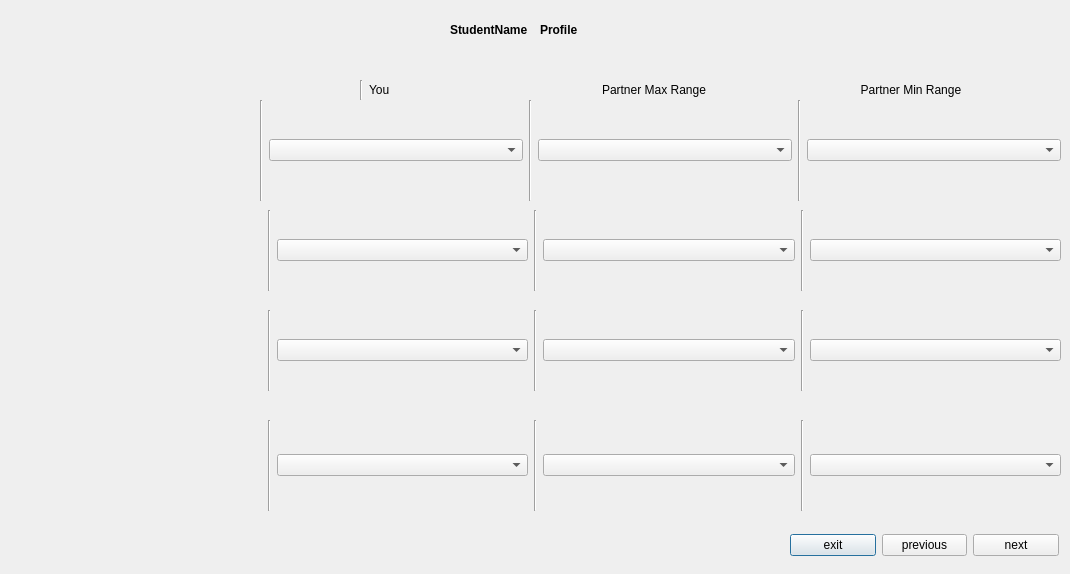
<?xml version="1.0" encoding="UTF-8"?>
<ui version="4.0">
 <class>ManageProfileWindow</class>
 <widget class="QDialog" name="ManageProfileWindow">
  <property name="geometry">
   <rect>
    <x>0</x>
    <y>0</y>
    <width>1070</width>
    <height>574</height>
   </rect>
  </property>
  <property name="windowTitle">
   <string>Profile</string>
  </property>
  <widget class="QWidget" name="layoutWidget">
   <property name="geometry">
    <rect>
     <x>10</x>
     <y>210</y>
     <width>1051</width>
     <height>81</height>
    </rect>
   </property>
   <layout class="QHBoxLayout" name="horizontalLayout_4">
    <item>
     <widget class="QLabel" name="questionTwoLbl">
      <property name="font">
       <font>
        <weight>75</weight>
        <bold>true</bold>
       </font>
      </property>
      <property name="text">
       <string/>
      </property>
     </widget>
    </item>
    <item>
     <widget class="Line" name="line_12">
      <property name="orientation">
       <enum>Qt::Vertical</enum>
      </property>
     </widget>
    </item>
    <item>
     <widget class="QComboBox" name="questionTwoCB"/>
    </item>
    <item>
     <widget class="Line" name="line_2">
      <property name="orientation">
       <enum>Qt::Vertical</enum>
      </property>
     </widget>
    </item>
    <item>
     <widget class="QComboBox" name="questionTwoMaxCB"/>
    </item>
    <item>
     <widget class="Line" name="line_7">
      <property name="orientation">
       <enum>Qt::Vertical</enum>
      </property>
     </widget>
    </item>
    <item>
     <widget class="QComboBox" name="questionTwoMinCB"/>
    </item>
   </layout>
  </widget>
  <widget class="QWidget" name="layoutWidget_2">
   <property name="geometry">
    <rect>
     <x>10</x>
     <y>310</y>
     <width>1051</width>
     <height>81</height>
    </rect>
   </property>
   <layout class="QHBoxLayout" name="horizontalLayout_5">
    <item>
     <widget class="QLabel" name="questionThreeLbl">
      <property name="font">
       <font>
        <weight>75</weight>
        <bold>true</bold>
       </font>
      </property>
      <property name="text">
       <string/>
      </property>
     </widget>
    </item>
    <item>
     <widget class="Line" name="line_11">
      <property name="orientation">
       <enum>Qt::Vertical</enum>
      </property>
     </widget>
    </item>
    <item>
     <widget class="QComboBox" name="questionThreeCB"/>
    </item>
    <item>
     <widget class="Line" name="line_3">
      <property name="orientation">
       <enum>Qt::Vertical</enum>
      </property>
     </widget>
    </item>
    <item>
     <widget class="QComboBox" name="questionThreeMaxCB"/>
    </item>
    <item>
     <widget class="Line" name="line_6">
      <property name="orientation">
       <enum>Qt::Vertical</enum>
      </property>
     </widget>
    </item>
    <item>
     <widget class="QComboBox" name="questionThreeMinCB"/>
    </item>
   </layout>
  </widget>
  <widget class="QWidget" name="layoutWidget_3">
   <property name="geometry">
    <rect>
     <x>10</x>
     <y>420</y>
     <width>1051</width>
     <height>91</height>
    </rect>
   </property>
   <layout class="QHBoxLayout" name="horizontalLayout_6">
    <item>
     <widget class="QLabel" name="questionFourLbl">
      <property name="font">
       <font>
        <weight>75</weight>
        <bold>true</bold>
       </font>
      </property>
      <property name="text">
       <string/>
      </property>
     </widget>
    </item>
    <item>
     <widget class="Line" name="line_13">
      <property name="orientation">
       <enum>Qt::Vertical</enum>
      </property>
     </widget>
    </item>
    <item>
     <widget class="QComboBox" name="questionFourCB"/>
    </item>
    <item>
     <widget class="Line" name="line_4">
      <property name="orientation">
       <enum>Qt::Vertical</enum>
      </property>
     </widget>
    </item>
    <item>
     <widget class="QComboBox" name="questionFourMaxCB"/>
    </item>
    <item>
     <widget class="Line" name="line_5">
      <property name="orientation">
       <enum>Qt::Vertical</enum>
      </property>
     </widget>
    </item>
    <item>
     <widget class="QComboBox" name="questionFourMinCB"/>
    </item>
   </layout>
  </widget>
  <widget class="QWidget" name="layoutWidget">
   <property name="geometry">
    <rect>
     <x>790</x>
     <y>530</y>
     <width>269</width>
     <height>30</height>
    </rect>
   </property>
   <layout class="QHBoxLayout" name="horizontalLayout">
    <item>
     <widget class="QPushButton" name="exitBtn">
      <property name="text">
       <string>exit</string>
      </property>
     </widget>
    </item>
    <item>
     <widget class="QPushButton" name="prevBtn">
      <property name="text">
       <string>previous</string>
      </property>
     </widget>
    </item>
    <item>
     <widget class="QPushButton" name="nextBtn">
      <property name="text">
       <string>next</string>
      </property>
     </widget>
    </item>
   </layout>
  </widget>
  <widget class="QWidget" name="layoutWidget">
   <property name="geometry">
    <rect>
     <x>450</x>
     <y>20</y>
     <width>173</width>
     <height>20</height>
    </rect>
   </property>
   <layout class="QHBoxLayout" name="horizontalLayout_2">
    <item>
     <widget class="QLabel" name="StudentNameLbl">
      <property name="font">
       <font>
        <weight>75</weight>
        <bold>true</bold>
       </font>
      </property>
      <property name="text">
       <string>StudentName</string>
      </property>
     </widget>
    </item>
    <item>
     <widget class="QLabel" name="profileLbl">
      <property name="font">
       <font>
        <weight>75</weight>
        <bold>true</bold>
       </font>
      </property>
      <property name="text">
       <string>Profile</string>
      </property>
     </widget>
    </item>
   </layout>
  </widget>
  <widget class="QWidget" name="layoutWidget">
   <property name="geometry">
    <rect>
     <x>0</x>
     <y>100</y>
     <width>1061</width>
     <height>101</height>
    </rect>
   </property>
   <layout class="QHBoxLayout" name="horizontalLayout_3">
    <item>
     <widget class="QLabel" name="questionOneLbl">
      <property name="font">
       <font>
        <weight>75</weight>
        <bold>true</bold>
       </font>
      </property>
      <property name="text">
       <string/>
      </property>
     </widget>
    </item>
    <item>
     <widget class="Line" name="line_10">
      <property name="orientation">
       <enum>Qt::Vertical</enum>
      </property>
     </widget>
    </item>
    <item>
     <widget class="QComboBox" name="questionOneCB"/>
    </item>
    <item>
     <widget class="Line" name="line_9">
      <property name="orientation">
       <enum>Qt::Vertical</enum>
      </property>
     </widget>
    </item>
    <item>
     <widget class="QComboBox" name="questionOneMaxCB"/>
    </item>
    <item>
     <widget class="Line" name="line_8">
      <property name="orientation">
       <enum>Qt::Vertical</enum>
      </property>
     </widget>
    </item>
    <item>
     <widget class="QComboBox" name="questionOneMinCB"/>
    </item>
   </layout>
  </widget>
  <widget class="QWidget" name="layoutWidget">
   <property name="geometry">
    <rect>
     <x>360</x>
     <y>80</y>
     <width>701</width>
     <height>20</height>
    </rect>
   </property>
   <layout class="QHBoxLayout" name="horizontalLayout_7">
    <item>
     <widget class="Line" name="line">
      <property name="orientation">
       <enum>Qt::Vertical</enum>
      </property>
     </widget>
    </item>
    <item>
     <widget class="QLabel" name="youLbl">
      <property name="font">
       <font>
        <weight>50</weight>
        <bold>false</bold>
       </font>
      </property>
      <property name="text">
       <string>You</string>
      </property>
     </widget>
    </item>
    <item>
     <widget class="QLabel" name="partnerMaxLbl">
      <property name="font">
       <font>
        <weight>50</weight>
        <bold>false</bold>
       </font>
      </property>
      <property name="text">
       <string>Partner Max Range</string>
      </property>
     </widget>
    </item>
    <item>
     <widget class="QLabel" name="partnerMinLbl">
      <property name="font">
       <font>
        <weight>50</weight>
        <bold>false</bold>
       </font>
      </property>
      <property name="text">
       <string>        Partner Min Range</string>
      </property>
     </widget>
    </item>
   </layout>
  </widget>
  <widget class="QLabel" name="errorLbl">
   <property name="geometry">
    <rect>
     <x>80</x>
     <y>540</y>
     <width>201</width>
     <height>21</height>
    </rect>
   </property>
   <property name="text">
    <string/>
   </property>
  </widget>
  <zorder>layoutWidget</zorder>
  <zorder>layoutWidget</zorder>
  <zorder>layoutWidget_2</zorder>
  <zorder>layoutWidget_3</zorder>
  <zorder>layoutWidget</zorder>
  <zorder>layoutWidget</zorder>
  <zorder>layoutWidget</zorder>
  <zorder>errorLbl</zorder>
 </widget>
 <resources/>
 <connections/>
</ui>
